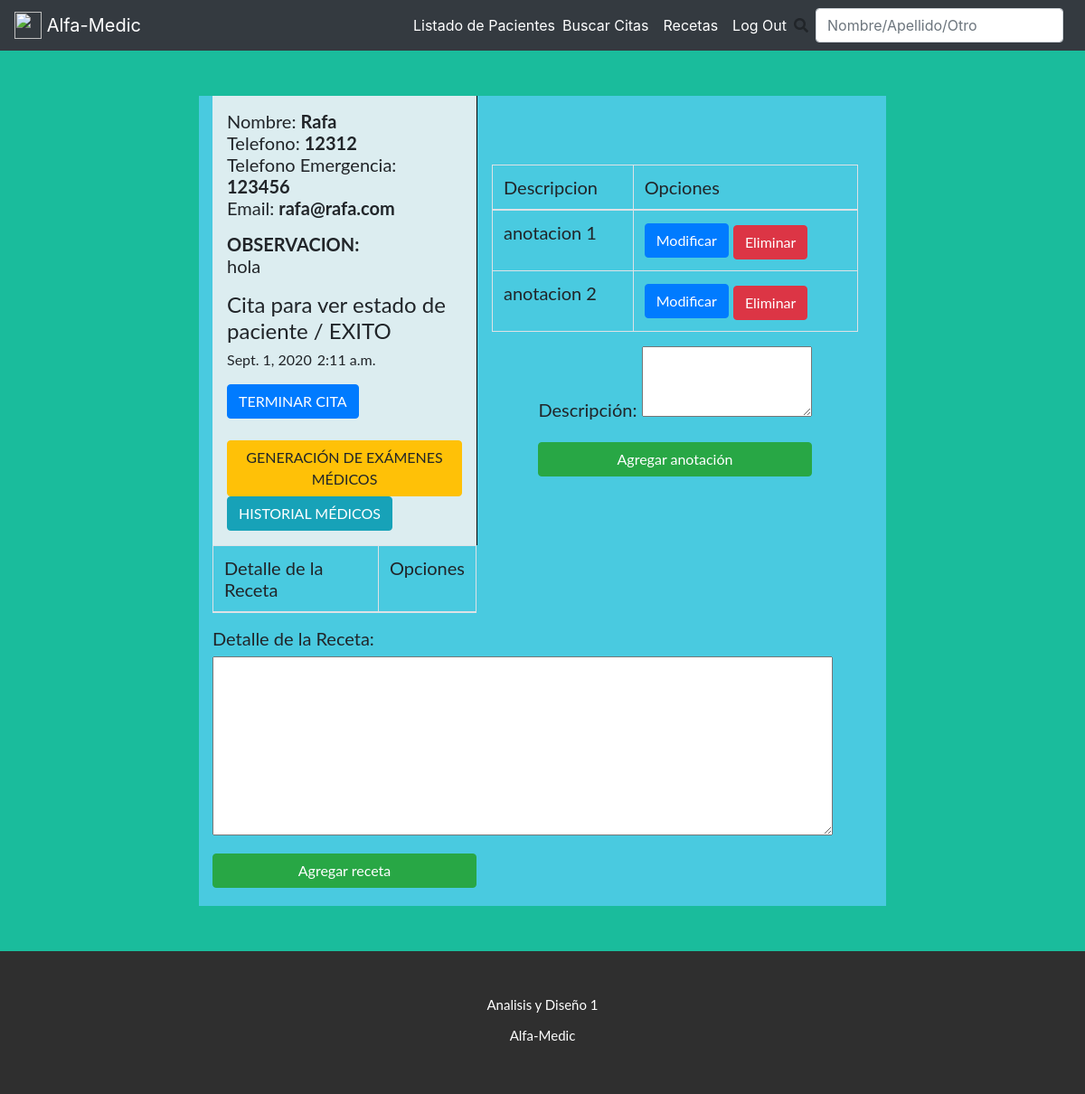
The app's page /citas/3 (signed in) with its own data.
### cita/models.py (models this page shows, shortened)
class Cita(models.Model):
    ESTADO_OPCIONES = [
        ('PENDIENTE', 'Pendiente'),
        ('ATENDIDA', 'Atendida'),
        ('CANCELADA', 'Cancelada'),
    ]
    fecha = models.DateTimeField(auto_now_add=True)
    fecha_cita = models.DateField()
    hora_cita = models.TimeField()
    estado = models.CharField(max_length=10, choices=ESTADO_OPCIONES, default='PENDIENTE')
    comentario = models.CharField(max_length=50)
    paciente = models.ForeignKey("users.Paciente", related_name="citas", on_delete=models.CASCADE)
    def __str__(self):
        return self.comentario

### users/models.py (models this page shows, shortened)
class Paciente(models.Model):
    GENERO_OPCIONES = [
        ('MASCULINO', 'Masculino'),
        ('FEMENINO', 'Femenino'),
    ]
    nombre = models.CharField(max_length=100)
    apellido = models.CharField(max_length=100)
    telefono = models.CharField(max_length=50, blank=True, null=True)
    telefono_emergencia = models.CharField(max_length=50, blank=True, null=True)
    correo = models.CharField(max_length=100)
    fecha_nacimiento = models.DateField() #DateField(input_formats=settings.DATE_INPUT_FORMATS, null=True, blan=True) para introducir la fecha dd-mm-DDDD
    direccion = models.CharField(max_length=200)
    descripccion = models.CharField(max_length=500, blank=True, null=True)
    sexo = models.CharField(max_length=10, choices=GENERO_OPCIONES, default='FEMENINO')

### anotacion/models.py (models this page shows, shortened)
class Anotacion(models.Model):
    no_anotacion = models.AutoField(primary_key=True)
    id_cita = models.ForeignKey(Cita, related_name="anotaciones", on_delete=models.CASCADE, blank=True, null=True)
    descripcion = models.CharField(max_length=200)
    fecha_hora = models.DateTimeField(default=datetime.now)

### pages/views.py (the view, shortened to what this page needs)
# urls.py: path('citas/<int:pk>', AppointmentDetailView.as_view(), name='cita_detail'),
class AppointmentDetailView(LoginRequiredMixin,DetailView):
    login_url = '/notFound'
    model = Cita
    context_object_name = 'cita'
    template_name = 'citas/cita_detail.html'
    def get_context_data(self, **kwargs):
        context = super(AppointmentDetailView, self).get_context_data(**kwargs)
        context.update({
            'anotacion_form': AnotacionForm, # get the form instance
            'receta_form': RecetaForm
        })
        return context

### templates/citas/cita_detail.html (shortened to what this page needs)
{% extends '_base.html' %}
{% load static %}
{% block css %}
    <link rel="stylesheet" href="{% static 'css/cita_atender.css' %}" />
{% endblock css %}
{% block content %}
<div class="row" style=" font: 400 15px Lato, sans-serif; font-size: 20px; margin: 30px;">
<div class="col"></div>
<div style="background-color: #49cae0;  margin: 20px;" class="col-8" >
    <div class="citas">
        <div class="cita">
            <div class="paciente">
                <p>
                    Nombre: <strong>{{cita.paciente.nombre}}</strong></br>
                    Telefono: <strong>{{cita.paciente.telefono}}</strong></br>
                    Telefono Emergencia: <strong>{{cita.paciente.telefono_emergencia}}</strong></br>
                    Email: <strong>{{cita.paciente.correo}}</strong></br>
                </p>
            </div>
            <div class="observaciones">
                <p>
                    <strong>OBSERVACION:</strong>
                    {{cita.paciente.descripccion}}
                </p>
            </div>
            <div class="resumen">
                <p>
                    {{cita}} </br>
                    <small>{{cita.fecha_cita}}</small>
                    <small>{{cita.hora_cita}}</small>
                </p>
            </div>
            <div class="actions" >
                <a href="{% url 'atender_cita' cita.id %}" class="btn btn-primary "> TERMINAR CITA </a>
            </div>
            <br>
            <div class="actions">
                <a href="{% url 'crear_examen' cita.id %}" class="btn btn-warning"> GENERACIÓN DE EXÁMENES MÉDICOS</a>
            </div>
            <div class="actions" style="width:800px; margin:0 auto;">
                <a href="{% url 'reporte_historial_clinicoPaciente' cita.paciente.id %}" class="btn btn-info"> HISTORIAL MÉDICOS</a>
            </div>
        </div>
        <div class="anotaciones">
            {% if cita.anotaciones.all|length > 0%}
                    <table class="table table-bordered">
                        <thead>
                            <tr>
                                <td>Descripcion </td>
                                <td>Opciones</td>
                            </tr>
                        </thead>
                        <tbody>
                        {% for anotacion in cita.anotaciones.all %}
                            <tr>
                                <td>{{ anotacion.descripcion }}</td>
                                <td>
                                    <a class="btn btn-primary" href="{% url 'modificar_anotacion' anotacion.no_anotacion %}">Modificar</a>
                                    <a class="btn btn-danger mt-1" href="{% url 'eliminar_anotacion' anotacion.no_anotacion %}">Eliminar</a>
                                </td>
                            </tr>
                        {% endfor %}
                        </tbody>
                    </table>
            {% else %}
                <h4>Aun no se han realizado anotaciones en esta cita!</h4>
            {% endif %}
            <div class="agregar_nueva">
                <form action="{% url 'crear_anotacion' cita.id %}" method='POST'>{% csrf_token %}
                    {{ anotacion_form.as_p }}
                    <input class="btn btn-success btn-block" type='submit' value='Agregar anotación'/>
                </form>
            </div>
        </div>
        <div style="margin-bottom: 20px;" class="recetas">
            <table class="table table-bordered">
                <thead>
                    <tr>
                        <td>Detalle de la Receta </td>
                        <td>Opciones</td>
                    </tr>
                </thead>
            </table>
            <div class="agregar_nueva2">
                <form action="{% url 'crear_receta' cita.id %}" method='POST'>{% csrf_token %}
                    {{ receta_form.as_p }}
                    <input class="btn btn-success btn-block" type='submit' value='Agregar receta'/>
                </form>
            </div>
        </div>
    </div>
</div>
<div class="col"></div>
</div>
{% endblock content %}

### static/css/cita_atender.css (style rules this page uses)
.citas { display: grid; grid-template-rows: auto; grid-template-columns: 40% 60%; grid-template-areas: "cita anotaciones"; }
.citas .anotaciones { grid-area: anotaciones; display: flex; justify-content: center; align-items: center; flex-direction: column; padding: 1rem; border-left: 1px solid black; }
.citas .cita { grid-area: cita; background-color: #f3f3f3de; min-width: 80%; padding:1rem; display: flex; justify-content: center; align-items: flex-start; flex-direction: column; text-align: start; }
.citas .cita .observaciones { grid-area: observaciones; }
.citas .cita .paciente { grid-area: paciente; }
.citas .cita .resumen { grid-area: resumen; font-size:1.5rem; }
.citas .cita .resumen small { font-size: 1rem; }
.citas .cita .actions { grid-area: actions; }

### static/base.css (style rules this page uses)
html, body { height: 100%; }

### records on screen
Cita: paciente.nombre "Rafa", paciente.telefono "12312", paciente.telefono_emergencia "123456", paciente.correo "rafa@rafa.com", paciente.descripccion "hola", comentario "Cita para ver estado de paciente / EXITO", fecha_cita "Sept. 1, 2020", hora_cita "2:11 a.m."
Anotacion: descripcion "anotacion 1"
Anotacion: descripcion "anotacion 2"
